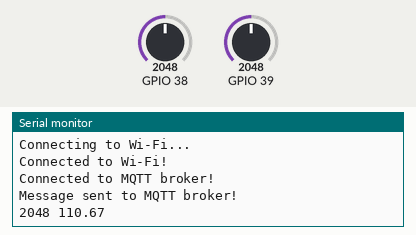
A sketch run on a simulated ESP32. Shown: the last lines printed to the serial monitor. The inputs (shaded band) are chosen by the test bench; at power-on: GPIO 38 = 2048, GPIO 39 = 2048. WiFi joins after 1.5 s; servers stay silent unless stated; no MQTT or app messages arrive unless stated.

Above: at 3.2 s.
3.3 s: GPIO 38 set to 2866
At 4.4 s:
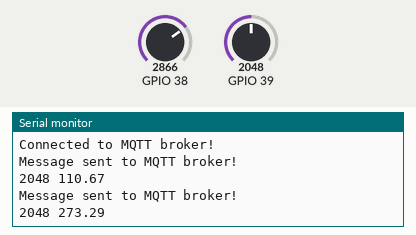
6.0 s: GPIO 39 set to 2866
At 7.1 s:
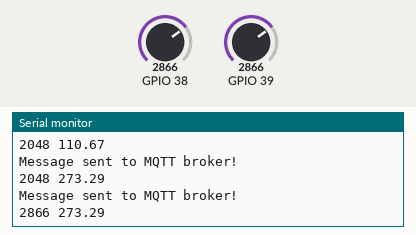
8.7 s: GPIO 38 set to 3603
At 11.1 s:
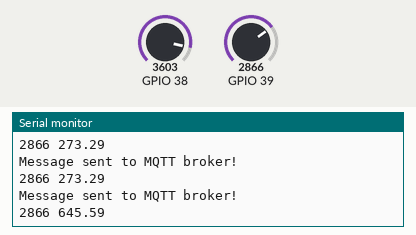
11.4 s: GPIO 39 set to 3603
At 13.0 s:
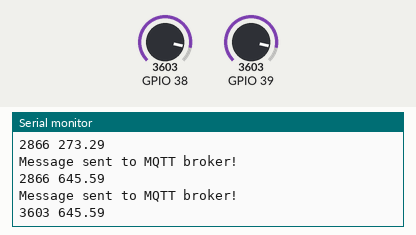
Timing chart, 0 to 14.5 s (numbered marks = the images above; inputs shaded):
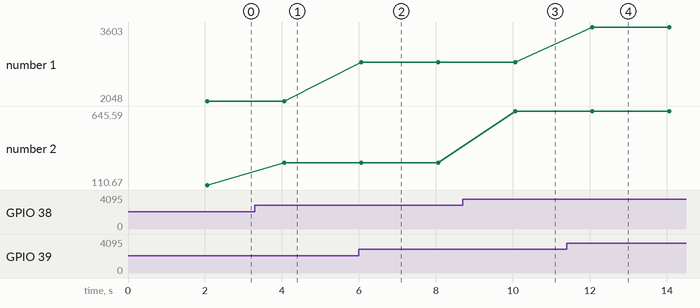

The sketch:

pub.ino
```cpp
#include <WiFi.h>
#include <PubSubClient.h>

// Wi-Fi
const char* ssid = "Scott";
const char* password = "1505scott";

// Configuración del broker
const char* mqttServer = "192.168.0.111";
const int mqttPort = 9000;
const char* mqttTopic = "topic test";
//definición de constantes
float valor;
float lum;
WiFiClient wifiClient;
PubSubClient mqttClient(wifiClient);

void setup() {
  Serial.begin(115200);

  // Conexión a WiFi
  WiFi.begin(ssid, password);
  while (WiFi.status() != WL_CONNECTED) {
    delay(1000);
    Serial.println("Connecting to Wi-Fi...");
  }
  Serial.println("Connected to Wi-Fi!");

  // Connexión al broker mqtt
  mqttClient.setServer(mqttServer, mqttPort);
  while (!mqttClient.connected()) {
    if (mqttClient.connect("arduino-client")) {
      Serial.println("Connected to MQTT broker!");
    } else {
      Serial.print("Failed to connect to MQTT broker, rc=");
      Serial.print(mqttClient.state());
      Serial.println(" Retrying in 5 seconds...");
      delay(5000);
    }
  }
}

void loop() {
  //recopilación de valores
  int Sensor=analogRead(A3);
  valor=analogRead(A2);          //lectura de la medida de la LDR
  lum=valor*3.3/4096;            //conversión de unidades a voltios.
  valor=log(3.3*4600/(1800*lum)-4600/1800)/0.7;
  valor=exp(valor);
  valor=560/valor;
  String message = String(Sensor)+" "+String(valor,2);    //montamos el mensaje
  mqttClient.publish(mqttTopic, message.c_str());         //lo publico bajo el topic el mensaje convertido a char.

  Serial.println("Message sent to MQTT broker!");
  Serial.println(message);


  delay(2000);  // Send message every 5 seconds
}
```

Measured:
- after the input at 3.3 s, the serial monitor: prints a new line after 0.75 s (image 1)
- after the input at 6.0 s, the serial monitor: prints a new line after 0.06 s (image 2)
- after the input at 8.7 s, the serial monitor: prints a new line after 1.4 s (image 3)
- after the input at 11.4 s, the serial monitor: prints a new line after 0.66 s (image 4)
- plotted number 1: 2048 → 2866 after the input at 6.0 s, 2866 → 3603 after the input at 11.4 s
- plotted number 2: 110.67 → 273.29 after the input at 3.3 s, 273.29 → 645.59 after the input at 8.7 s
